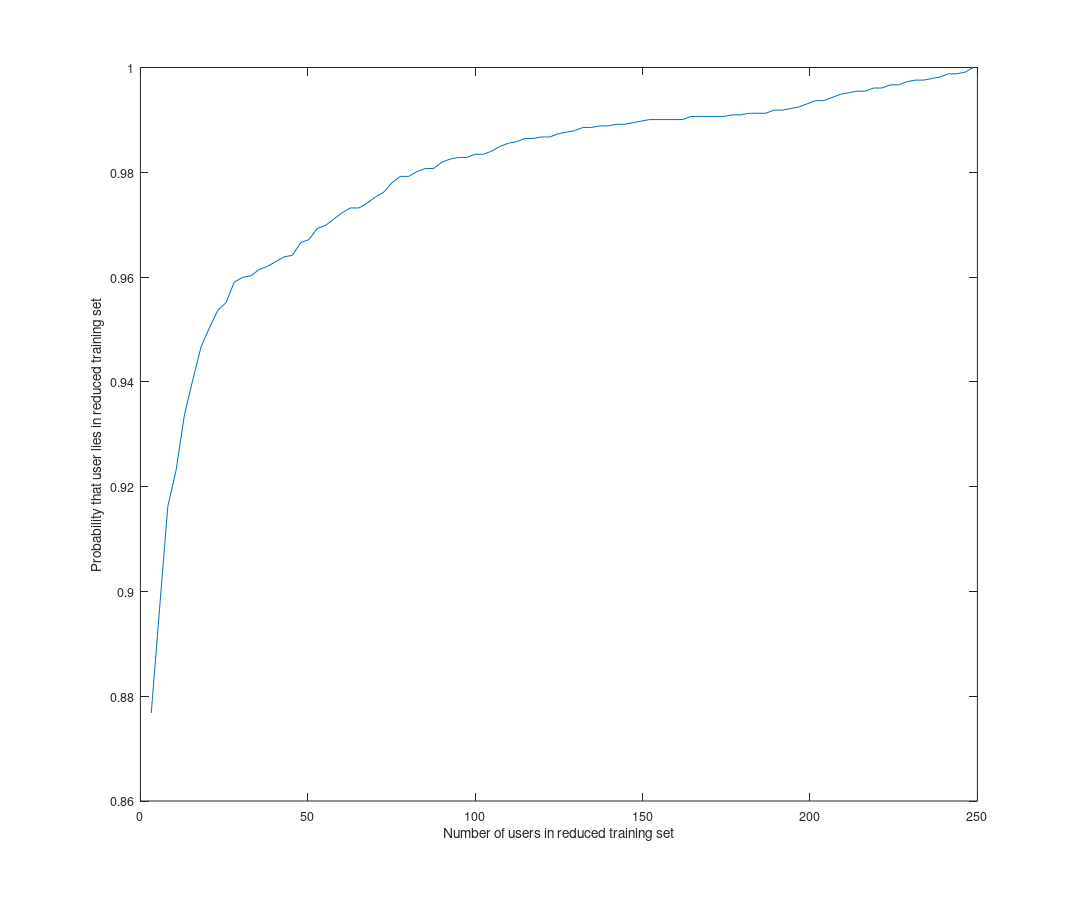

Here is the MATLAB script that generated this plot: (Note: this script raises an error after producing the figure.)
load('sorted_user_ranks.dat');

h = figure;
[a, x] = hist(sorted_user_ranks, 100);
a = a / sum(a);
bar(x,a);

b = [a(1)];
for i=2:numel(a)
    b(i) = a(i) + b(i-1);
end
b = b;
plot(x+1,b);

xlabel('Number of users in reduced training set');
ylabel('Probability that user lies in reduced training set');

set (gcf,'windowstyle','normal');               %   Window must be undocked for the following
set (gcf,'Units','Inches');                     %   Using units of inches
pos=get(gcf,'position');                        %   Save position values
set (gcf,'position',[pos(1),pos(2),12,10]);       %   and set plot area to 5 by 3.75
set(gcf,'paperpositionmode','auto');            %   Set output to WYSIWYG for current screen settings

plot2svg(['user_alignment_rank_plot.svg'], h, 'png');
